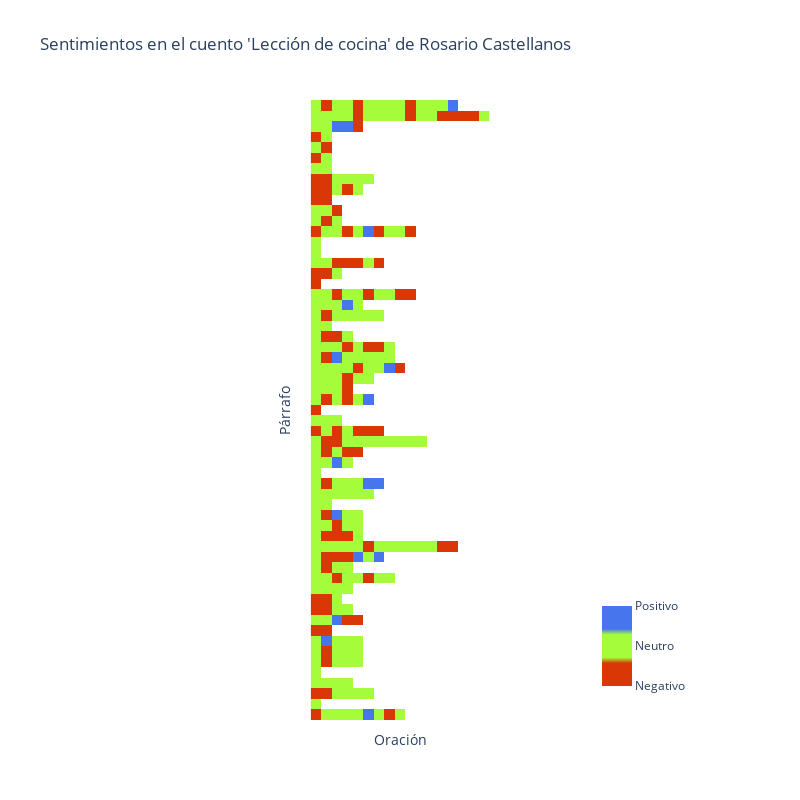

The code cell stored with this chart in its notebook:
### Code cell
fig = px.imshow(sentimientos.set_index('parrafo'), labels=dict(x="Oración", y="Párrafo", color="Sentimiento"),
                title=f"Sentimientos en el cuento '{titul_cuento}' de {autora}",
                width=800, height=800,
                color_continuous_scale=colors_list,)
fig.update_layout(
    # labels
    xaxis_title="Oración",
    yaxis_title="Párrafo",
    # legend
    legend_title="Sentimiento",
    legend=dict(
        orientation="h",
        yanchor="bottom",
        y=1.02,
        xanchor="right",
        x=1
    ),
    # colorbar
    coloraxis_colorbar=dict(
        title="",
        tickvals=[-1, 0, 1],
        ticktext=["Negativo", "Neutro", "Positivo"]
    ),

    
    plot_bgcolor='rgba(0, 0, 0, 0)',
)
fig.update_layout(coloraxis_showscale=True)
# reduce size of colorbar
fig.update_layout(coloraxis_colorbar=dict(
    lenmode="pixels", len=100,
    yanchor="top", y=0.2,
    xanchor="left", x=0.8
))


fig.update_xaxes(showgrid=False, zeroline=False)
fig.update_xaxes(showticklabels=False)
fig.update_yaxes(showticklabels=False)
# display text in hover
sentimientos_cualitativo = cuento_or.loc[:, cols].values
textos_completos = cuento.loc[:, cols].values
fig.update_traces(hovertemplate="<b>Oración</b>: %{x}<br><b>Párrafo</b>: %{y}<br><b>Sentimiento</b>: %{customdata[0]}<br><b>Texto</b>: %{customdata[1]}")
fig.update_traces(customdata=np.stack((textos_completos, sentimientos_cualitativo), axis=2))
# fix size for hover
fig.update_layout(hoverlabel=dict(font_size=12))



fig.show()

### Figure 1 — Plotly figure (JSON) as saved in the notebook; plotly's stock layout.template omitted (floating-point values rounded to 4 significant figures; data arrays with more than 128 entries replaced by an {"elided": "..."} marker saying what was removed)
{"data": [{"coloraxis": "coloraxis", "customdata": {"elided": "59x17x2 str values"}, "hovertemplate": "<b>Oración</b>: %{x}<br><b>Párrafo</b>: %{y}<br><b>Sentimiento</b>: %{customdata[0]}<br><b>Texto</b>: %{customdata[1]}", "name": "0", "type": "heatmap", "x": ["s001", "s002", "s003", "s004", "s005", "s006", "s007", "s008", "s009", "s010", "s011", "s012", "s013", "s014", "s015", "s016", "s017"], "xaxis": "x", "y": ["p001", "p002", "p003", "p004", "p005", "p006", "p007", "p008", "p009", "p010", "p011", "p012", "p013", "p014", "p015", "p016", "p017", "p018", "p019", "p020", "p021", "p022", "p023", "p024", "p025", "p026", "p027", "p028", "p029", "p030", "p031", "p032", "p033", "p034", "p035", "p036", "p037", "p038", "p039", "p040", "p041", "p042", "p043", "p044", "p045", "p046", "p047", "p048", "p049", "p050", "p051", "p052", "p053", "p054", "p055", "p056", "p057", "p058", "p059"], "yaxis": "y", "z": {"elided": "59x17 int values"}}], "layout": {"coloraxis": {"colorbar": {"len": 100, "lenmode": "pixels", "ticktext": ["Negativo", "Neutro", "Positivo"], "tickvals": [-1, 0, 1], "title": {"text": ""}, "x": 0.8, "xanchor": "left", "y": 0.2, "yanchor": "top"}, "colorscale": [[0, "#d93806"], [0.07143, "#d93806"], [0.1429, "#d93806"], [0.2143, "#d93806"], [0.2857, "#d93806"], [0.3571, "#a4fc3b"], [0.4286, "#a4fc3b"], [0.5, "#a4fc3b"], [0.5714, "#a4fc3b"], [0.6429, "#a4fc3b"], [0.7143, "#4675ed"], [0.7857, "#4675ed"], [0.8571, "#4675ed"], [0.9286, "#4675ed"], [1, "#4675ed"]], "showscale": true}, "height": 800, "hoverlabel": {"font": {"size": 12}}, "legend": {"orientation": "h", "title": {"text": "Sentimiento"}, "x": 1, "xanchor": "right", "y": 1.02, "yanchor": "bottom"}, "plot_bgcolor": "rgba(0, 0, 0, 0)", "title": {"text": "Sentimientos en el cuento 'Lección de cocina' de Rosario Castellanos"}, "width": 800, "xaxis": {"anchor": "y", "constrain": "domain", "domain": [0, 1], "scaleanchor": "y", "showgrid": false, "showticklabels": false, "title": {"text": "Oración"}, "zeroline": false}, "yaxis": {"anchor": "x", "autorange": "reversed", "constrain": "domain", "domain": [0, 1], "showticklabels": false, "title": {"text": "Párrafo"}}}}
